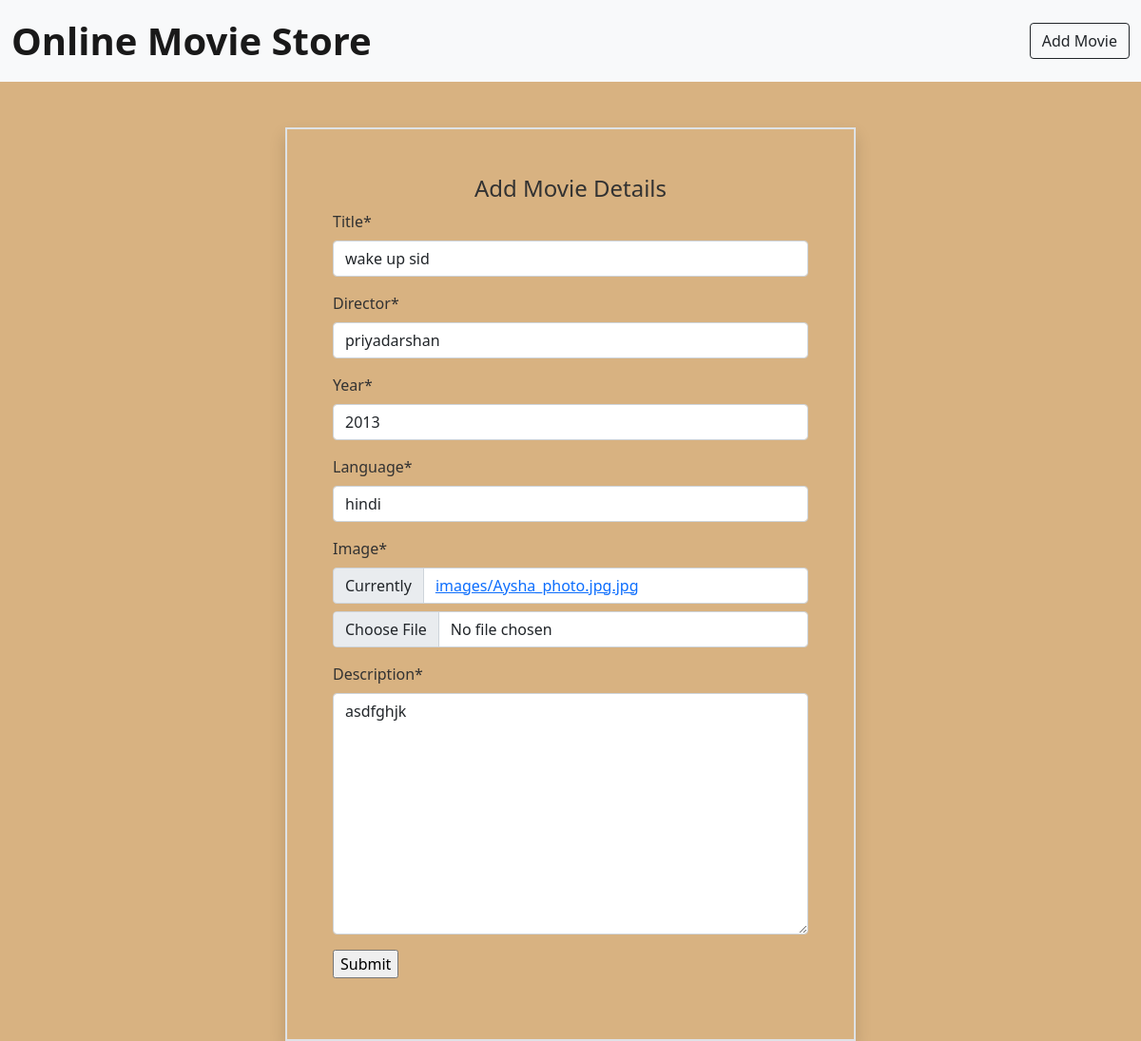
Screenshot of /update/1 with the database file from the repository.
### movieapp/models.py (models this page shows)
class Movie(models.Model):
    title=models.CharField(max_length=20)
    director=models.CharField(max_length=20)
    year=models.IntegerField(max_length=20)
    language=models.CharField(max_length=20)
    image=models.ImageField(upload_to='images')
    description=models.TextField()

### movieapp/views.py (the view, shortened to what this page needs)
# urls.py: path('update/<int:i>',views.UpdateView.as_view(),name="update"),
class UpdateView(View):
    def get(self,request,i):
        m = Movie.objects.get(id=i)
        form_instance=MovieForm(instance=m)
        context={'form':form_instance}
        return render(request,'addmovie.html',context)

### movieapp/forms.py
class MovieForm(forms.ModelForm):
    class Meta:
        model=Movie
        fields="__all__"

### template/addmovie.html (shortened to what this page needs)
{% extends 'base.html' %}
{% load crispy_forms_tags %}
{% block content %}
<div class="container w-50 p-5 border border-2 shadow mt-5">
    <h4 class="text-center">Add Movie Details</h4>
    <form method="post" enctype="multipart/form-data">
        {{form|crispy}}
        <div class="mb-3">
            <input type="submit">
        </div>
    </form>
</div>
{% endblock %}

### static/css/style.css (style rules this page uses)
body { background-color:#D8B281; color:#323232; }

### rows the page displays
Movie: title "wake up sid", director "priyadarshan", year "2013", language "hindi", description "asdfghjk"
